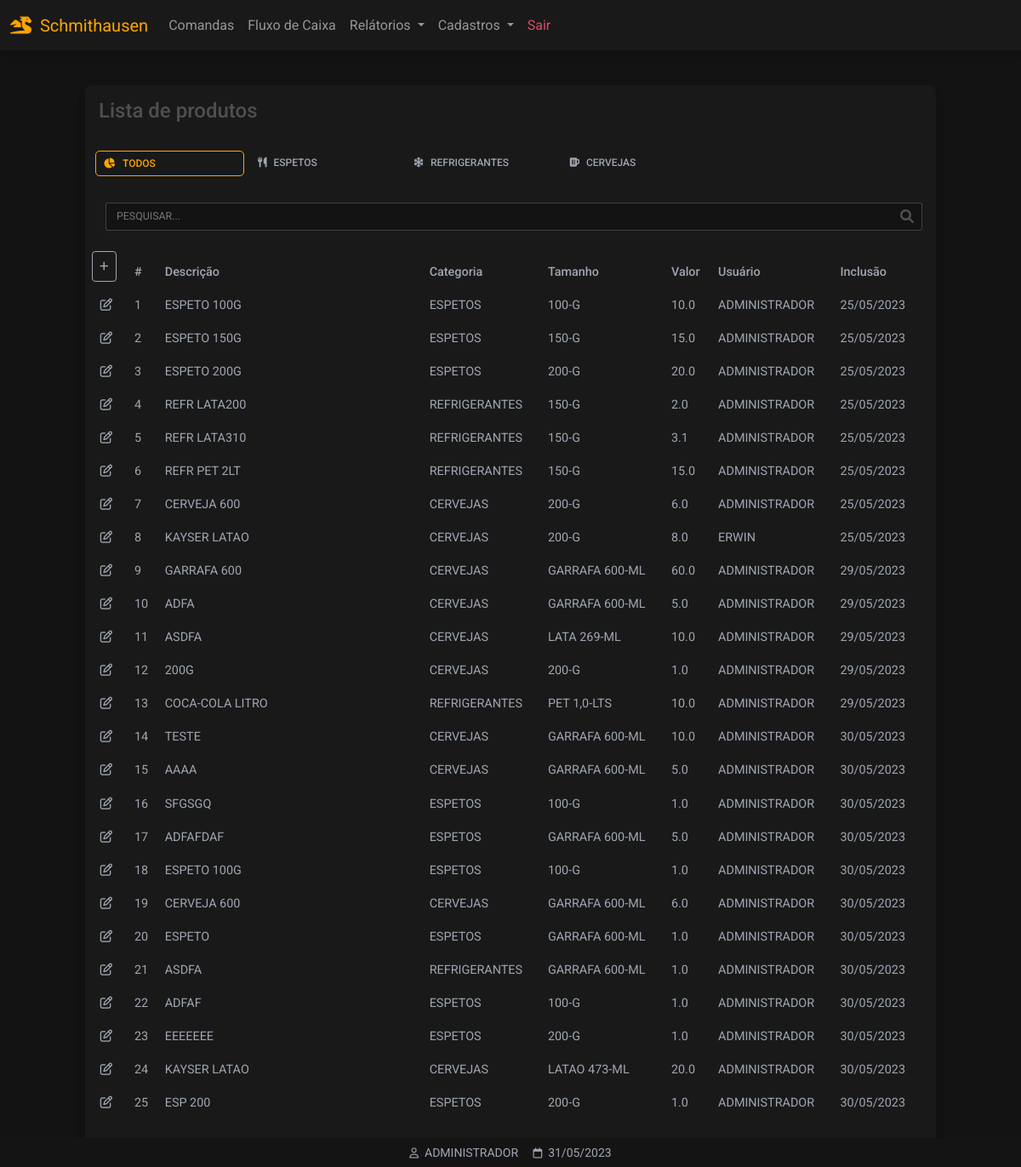
/produtos (signed in), run on an earlier commit of the app's database.
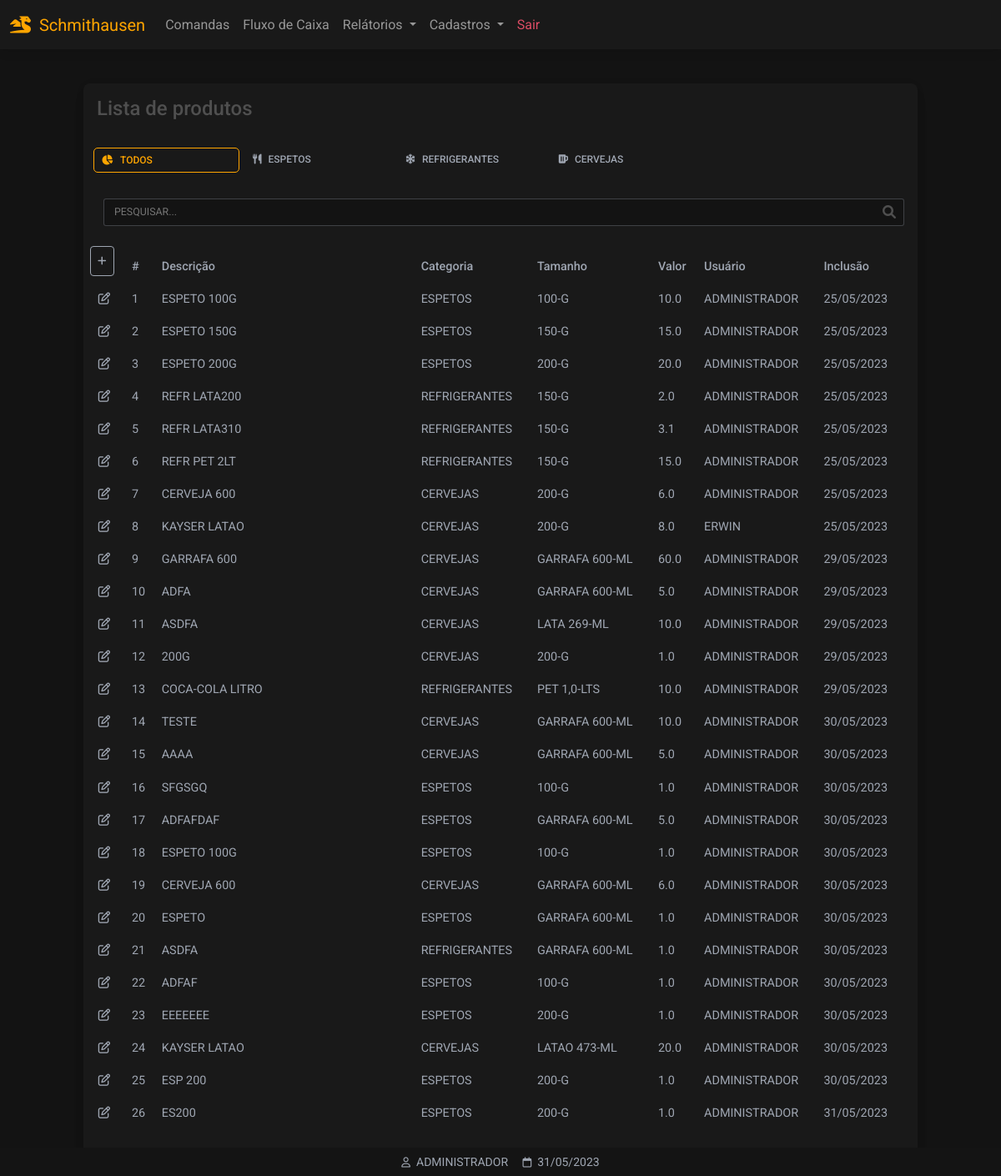
And on a later commit of the database.
### website/models.py (models this page shows)
class Produto(db.Model):
    id = db.Column(db.Integer, primary_key=True)
    categoria = db.Column(db.String(150))
    descricao = db.Column(db.String(150))
    tamanho = db.Column(db.String(150))
    valor = db.Column(db.Float)
    data_criacao = db.Column(db.DateTime(timezone=True), default=func.now())
    user_id = db.Column(db.Integer, db.ForeignKey('user.id'))

class Categoria(db.Model):
    id = db.Column(db.Integer, primary_key=True)
    nome = db.Column(db.String(150))
    categoria = db.relationship('Tamanho',backref='tamanhos')

class Tamanho(db.Model):
    id = db.Column(db.Integer, primary_key=True)
    nome = db.Column(db.String(150))
    cat_id = db.Column(db.Integer, db.ForeignKey('categoria.id'))

class User(db.Model, UserMixin):
    id = db.Column(db.Integer, primary_key=True)
    email = db.Column(db.String(150), unique=True)
    password = db.Column(db.String(150))
    first_name = db.Column(db.String(150))
    user = db.relationship('Produto',backref='produto')

### website/views.py (the view)
@views.route('/produtos', methods=['GET','POST'])
@login_required
def produtos():
    produtos = Produto.query.all()
    tamanhos = Tamanho.query.all()
    categorias = Categoria.query.all()
    return render_template("produtos_listar.html",
        user=current_user,
        data=data,
        produtos=produtos,
        tamanhos=tamanhos,
        categorias=categorias)

### website/__init__.py (called while the page is built)
def create_app():
    app = Flask(__name__)
    app.config['SECRET_KEY'] = 'hjshjhdjah kjshkjdhjs'
    app.config['SQLALCHEMY_DATABASE_URI'] = f'sqlite:///{DB_NAME}'
    db.init_app(app)
    from .views import views
    from .auth import auth
    app.register_blueprint(views, url_prefix='/')
    app.register_blueprint(auth, url_prefix='/')
    from .models import User, Cliente, Produto
    with app.app_context():
        db.create_all()
    login_manager = LoginManager()
    login_manager.login_view = 'auth.login'
    login_manager.login_message = u"FAVOR EFETUAR LOGIN!"
    login_manager.init_app(app)
    @login_manager.user_loader
    def load_user(id):
        return User.query.get(int(id))
    return app

### website/templates/produtos_listar.html (shortened to what this page needs)
{% extends "base.html" %}
{% block content %}
<div class="container-fluid" style="min-height:100dvh;padding-top:100px">
<div class="table-responsive w-100 card bg-dark larg-max m-auto" style="padding-bottom: 40px">
        <table  class="table table-borderless table-sm bg-dark text-secondary">
        <thead>
        <tr>
            <p class="h4 p-3">Lista de produtos</p>
        </tr>
        <tr>
<div class="form-control-sm">
<ul class="nav nav-tabs mb-3 bg-dark">
  <li class="p-1 nav-item bg-dark" >
    <a class="nav-link active p-2" data-mdb-toggle="tab" role="button"
      aria-selected="true" style="min-width:175px"><i class="fas fa-chart-pie fa-fw me-2 me-2"></i>TODOS</a>
  </li>
  <li class="p-1 nav-item bg-dark" >
    <a class="nav-link p-2" data-mdb-toggle="tab" role="button"
      aria-selected="false" style="min-width:175px"><i class="fa-solid fa-utensils me-2"></i>ESPETOS</a>
  </li>
  <li class="p-1 nav-item bg-dark">
    <a class="nav-link bg-dark p-2" data-mdb-toggle="tab" role="button"
      aria-selected="false" style="min-width:175px"><i class="fa-solid fa-snowflake me-2"></i>REFRIGERANTES</a>
  </li>
  <li class="p-1 nav-item bg-dark">
    <a class="nav-link bg-dark p-2" data-mdb-toggle="tab" role="button"
      aria-selected="false" style="min-width:175px"><i class="fa-solid fa-beer-mug-empty me-2"></i>CERVEJAS</a>
  </li>
</ul>
</div>
        </tr>
        <tr>
                 <div class="p-3 pt-0">
                		<div class="form-outline mt-2 ps-2"
                		style="margin-bottom: 0!important;padding-bottom: 0!important;">
                		<input type="text"
                		style="text-transform:uppercase"
                		id="inputPesquisarProdutos"
                		class="myInputs form-control-sm"
                		placeholder="Pesquisar..."
                		/>
                		</div>
                </div>
        </tr>
        <tr>
                    <th class="text-nowrap" scope="col">
                    <a href="/produtos_cadastrar" class="p-2 btn btn-sm btn-outline-light">
                    <i class="fa-solid fa-plus"></i>
                    </a>
                    </th>
                    <th class="text-nowrap" scope="col">#</th>
                    <th class="text-nowrap" scope="col" style="min-width: 280px;">Descrição</th>
                    <th class="text-nowrap" scope="col">Categoria</th>
                    <th class="text-nowrap" scope="col">Tamanho</th>
                    <th class="text-nowrap" scope="col">Valor</th>
                    <th class="text-nowrap" scope="col">Usuário</th>
                    <th class="text-nowrap" scope="col">Inclusão</th>
                    <th class="text-nowrap" scope="col"></th>
        </tr>
        </thead>
                    <tbody id="tb-produtos">
                    {% for i in produtos %}
                    <tr>
                        <td class="text-center" style="width: 50px">
                            <a role="button" class="text-secondary" href="/produtos_atualizar/{{ i.id }}">
                                <i class="fa-regular fa-pen-to-square"></i>
                            </a>
                        </td>
                        <td class="text-nowrap" scope="row"> {{ i.id }} </td>
                        <td class="text-nowrap" scope="row"> {{ i.descricao }} </td>
                        <td class="text-nowrap" scope="row"> {{ categorias[i.categoria | int -1].nome }}</td>
                        <td class="text-nowrap" scope="row"> {{ tamanhos[i.tamanho | int -1 ].nome }} </td>
                        <td class="text-nowrap" scope="row"> {{ i.valor }} </td>
                        <td class="text-nowrap" scope="row"> {{ i.produto.first_name.split()[0] }} </td>
                        <td class="text-nowrap" scope="row"> {{ i.data_criacao.strftime('%d/%m/%Y') }} </td>
                    </tr>
                    {% endfor %}
                    </tbody>
        </table>
</div>
</div>
{% endblock %}
{% block titlefooter %}
<span style="color:#9FA6B2">
&nbsp;{{ user.first_name.split()[0] | upper }}
<span style="color:#9FA6B2">
&nbsp;{{ data.strftime('%d/%m/%Y') }}
</span>
{% endblock %}

### website/templates/base.html (shortened to what this page needs)
<!DOCTYPE html>
<html lang="pt-br">
<head>
<link rel="stylesheet" href="https://cdnjs.cloudflare.com/ajax/libs/font-awesome/6.0.0/css/all.min.css"/>
<link rel="stylesheet" type="text/css"       href="{{ url_for('static', filename='css/mdb.min.css')      }}">
<link rel="stylesheet" type="text/css"       href="{{ url_for('static', filename='css/base.css')         }}">
</head>
<body class="dark-ligth">
<nav id="navbar" class="autohide navbar navbar-expand-lg bg-dark fixed-top navbar-dark ">
  <div class="container-fluid">
    <a class="navbar-brand" style="color: orange;pointer-events: none;"><i class="fa-solid fa-dragon"></i>&nbsp;&nbsp;Schmithausen</a>
    {% if user.is_authenticated %}
    <div class="collapse navbar-collapse" id="navbarSupportedContent">
      <ul class="navbar-nav me-auto mb-2 mb-lg-0 my-navbar">
        <li class="nav-item">
          <a class="nav-link" href="/comandas">Comandas</a>
        </li>
        <li class="nav-item">
          <a class="nav-link" href="#">Fluxo de Caixa</a>
        </li>
        <li class="nav-item dropdown">
          <a class="nav-link dropdown-toggle" href="#" id="navbarDropdown" role="button" data-mdb-toggle="dropdown" aria-expanded="false">
            Relátorios
          </a>
        </li>
        <li class="nav-item dropdown">
          <a class="nav-link dropdown-toggle" href="#" id="navbarDropdown" role="button" data-mdb-toggle="dropdown" aria-expanded="false">
            Cadastros
          </a>
            <li class="nav-item">
            <a class="nav-link text-danger" href="/logout">Sair</a>
            </li>
        {% endif %}
        </li>
      </ul>
    </div>
  </div>
</nav>
  {% block content %}
  {% endblock %}
<footer class="bg-dark text-center text-white fixed-bottom">
  <div class="text-center p-1" style="background-color: rgba(0, 0, 0, 0.2)">
   <small style="color:orange;">
   {% block titlefooter %}{% endblock %}
   </small>
  </div>
</footer>
</body>
</html>

### website/static/css/base.css (style rules this page uses)
:root { --color-orange: orange; --color-primary: #3B71CA; --color-secondary: #9FA6B2; --color-success: #14A44D; --color-danger: #DC4C64; --color-warning: #E4A11B; --color-info: #54B4D3; --color-ligth:#FBFBFB; --color-dark-ligth: #131313; --color-dark:#191919; }
.nav-tabs .nav-link, .nav-tabs .nav-link { background-color: var(--color-dark); color: var(--color-secondary); }
.nav-tabs .nav-item .nav-link.active { color: var(--color-orange);!important; background-color: var(--color-dark); border-color: var(--color-orange); border: 1px solid var(--color-orange); border-radius: 5px; }
.bg-dark { background-color: var(--color-dark)!important; }
.btn-outline-light { border: 1px solid var(--color-secondary); color: var(--color-secondary); }
.myInputs { width: 100%; border: 1px solid #9FA6B250; background-color: var(--color-dark-ligth); color: var(--color-ligth); padding: 0.35rem; padding-left: 0.75rem; border-radius: 3px; }
.larg-max { max-width: 1000px!important; }
.dark-ligth { background-color: var(--color-dark-ligth); }
.form-outline { margin-bottom: 35px!important; }

What changed in the data, as far as the page shows it:
added Produto: id "26", descricao "ES200", categoria.nome "ESPETOS", tamanho.nome "200-G", valor "1.0", produto.first_name "ADMINISTRADOR", data_criacao "31/05/2023"
